Frame 1 (no input): blank canvas, image omitted
Frame 60 (the mouse pressed at the canvas centre just before this capture): blank canvas, image omitted
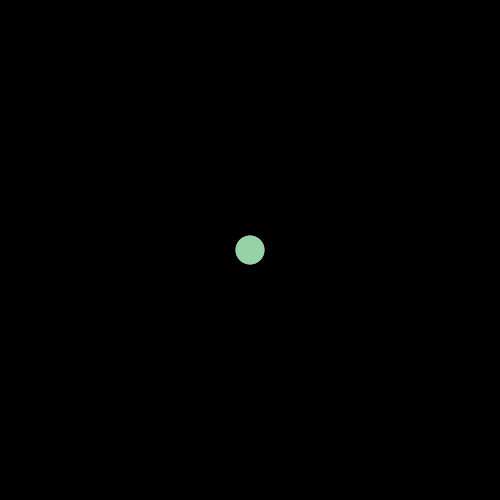
Frame 120 (the mouse held since frame 60 and released just before this capture)

The Processing sketch whose frames 1 and 60 were blank and that drew this single picture after the mouse press (run headless with seeded random() and noise(); from frame 60 on, the mouse is pressed at the canvas centre):

// Processing sketch: hw3_2
// ── hw3_2.pde
  int[] x = new int [150];
int[] y = new int [150];
int [] r = new int [150];
int[] g = new int [150];
int[] b = new int  [150];
void setup() {
int num = 150;




  size(500, 500);
noStroke();
smooth();

fill(255, 102);


}
void draw() {
  background(0);

  for(int i=150-1;i>0;i--){
   x[i]=x[i-1];
    y[i]=y[i-1];
     r[i]=r[i-1];
      g[i]=g[i-1];
       b[i]=b[i-1];
  }
           

x[0] = mouseX;
y[0] = mouseY;
r[0]=(int)(random(255));
g[0]=(int)(random(255));
b[0]=(int)(random(255));
// Cycle between 0 and the number of elements

for (int i = 0; i < 150; i++) {
// Set the array position to read

fill(r[i],g[i],b[i]);
ellipse(x[i],y[i],i/2,i/2);
}
}
